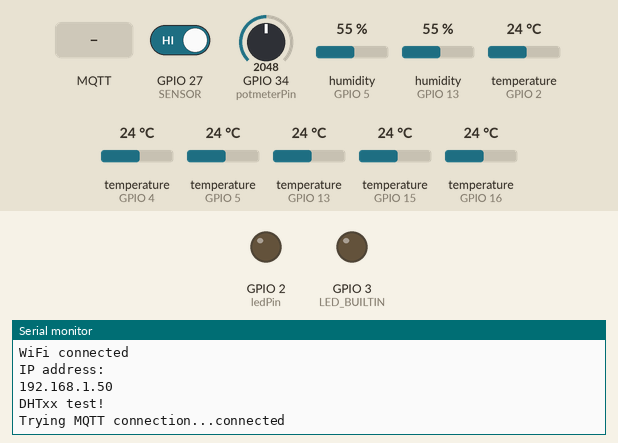
A program run on a simulated ESP32. Parts: output pins drawn as LEDs (lit = HIGH), the last lines printed to the serial monitor. The test bench sets the inputs (shaded band); at power-on: temperature (sensors on GPIO 2, GPIO 4, GPIO 5, GPIO 13, GPIO 15, GPIO 16) 24 °C, GPIO 27 (SENSOR) HIGH, GPIO 34 (potmeterPin) = 2048, humidity (sensors on GPIO 5, GPIO 13) 55 %. WiFi joins after 1.5 s; servers stay silent unless stated; no MQTT or app messages arrive unless stated; pins used as bus, display or sensor lines are not drawn.

Above: at 13.3 s.
13.4 s: temperature (sensor on GPIO 2) set to 3 °C
At 16.6 s:
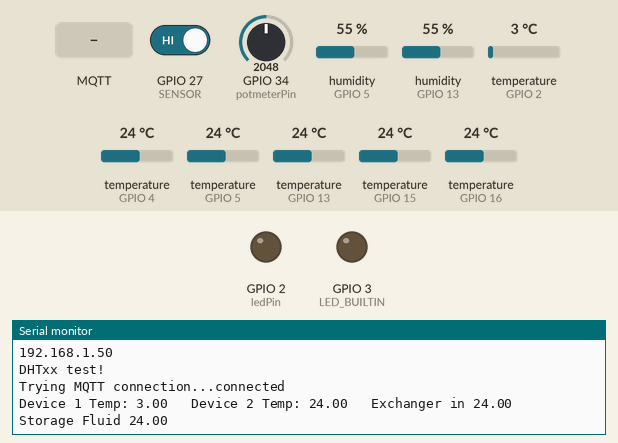
20.8 s: MQTT message "client2" arrives on the first subscribed topic
At 28.0 s:
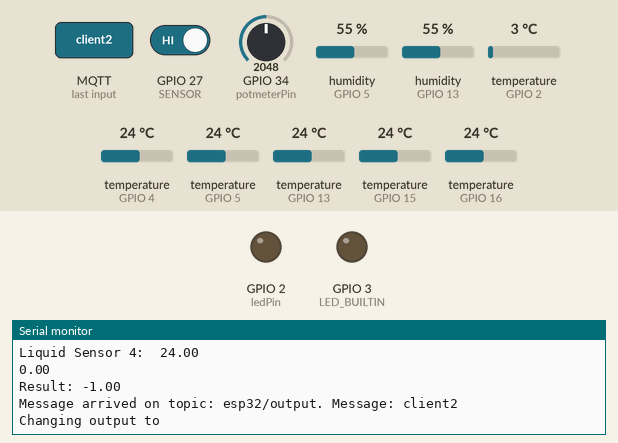
29.0 s: MQTT message "esp32/output" arrives on the first subscribed topic
At 35.8 s:
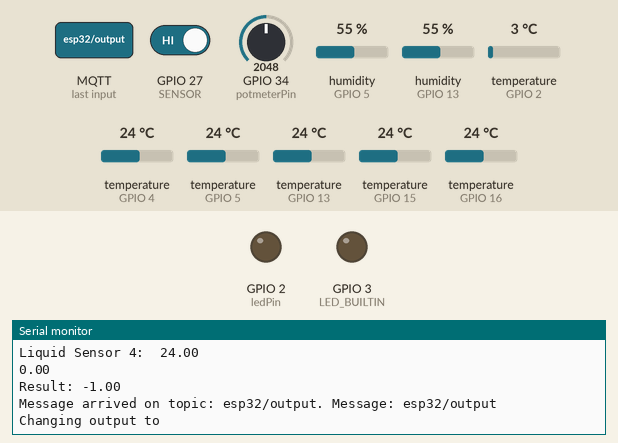
36.6 s: MQTT message "true" arrives on the first subscribed topic
At 43.6 s:
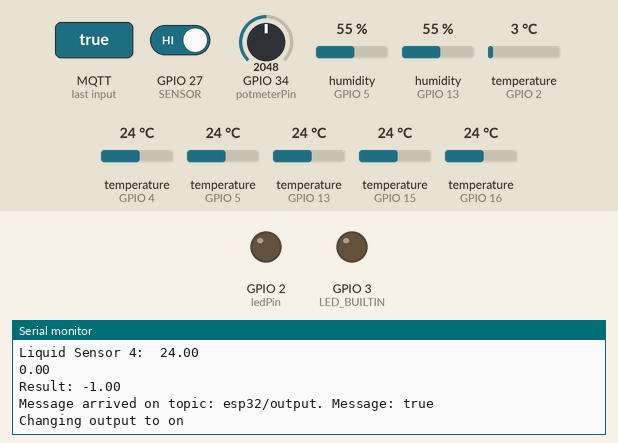
Timing chart, 0 to 45.1 s (numbered marks = the images above; inputs shaded):
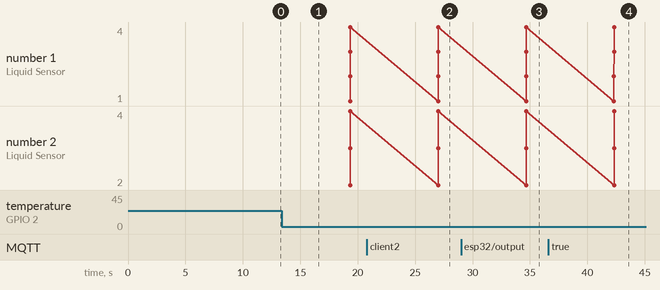

Measured:
- after the input at 13.4 s, the serial monitor: prints a new line after 1.9 s (image 1)
- after the input at 20.8 s, the serial monitor: prints a new line after 6.7 s (image 2)
- after the input at 29.0 s, the serial monitor: prints a new line after 6.2 s (image 3)
- after the input at 36.6 s, the serial monitor: prints a new line after 6.2 s (image 4)

The program:

main.cpp
```cpp
#include <Arduino.h>
#include <dht_11.h>
#include <flow.h>
#include <ds18b20.h>
#include <Wire.h>
#include <WiFi.h> //included in ESP32 boards package
#include <PubSubClient.h> //Install with Arduino Library manager or download at https://github.com/knolleary/pubsubclient
#include "Credentials.h"
#include "AnalogReader.h"


WiFiClient espClient;
PubSubClient client(espClient);// To connect more ESP32's change "client" to for instance "client2" here and in the rest of the code
long lastMsg = 0;
char msg[50];
int value = 0;
float temperature = 0;
const int ledPin = 2;//connect LED to GPIO pin 2
const int potmeterPin = 34;  //Connect Potentiometer to GPIO34

void setup_wifi();
void callback(char* topic, byte* message, unsigned int length);

// Create an instance of the AnalogReader class
AnalogReader analogReader(34);

void setup()
{
  Serial.begin(115200);
  setup_wifi();
  client.setServer(MQTT_SERVER, 1883);
  client.setCallback(callback);
  pinMode(ledPin, OUTPUT);//set ledPin to output
  //Potentiometer GPIO34: no Pinmode for Analog-inputs: The analogRead() function takes care of that :-)

  setupDHT();
  delay(5500);
  setupDS();
  flowSetup();
}

void setup_wifi() {  // Connect to WiFi network
  delay(100);
  Serial.println();
  Serial.print("Connecting to Wifi");
  //Serial.println(SSID); //uncomment if you want to see your SSID in serial monitor
  WiFi.begin(SSID, WIFI_PASSWORD);
  while (WiFi.status() != WL_CONNECTED) {
    delay(500);
    Serial.print(".");
  }
  Serial.println("");
  Serial.println("WiFi connected");
  Serial.println("IP address: ");
  Serial.println(WiFi.localIP());
}

void callback(char* topic, byte* message, unsigned int length) {
  Serial.print("Message arrived on topic: ");
  Serial.print(topic);
  Serial.print(". Message: ");
  String messageTemp;

  for (int i = 0; i < length; i++) {
    Serial.print((char)message[i]);
    messageTemp += (char)message[i];
  }
  Serial.println();

  if (String(topic) == "esp32/output") {//Check if the MQTT message matches the subscription, if add more ESP32 change topic esp32 to for instance esp33
    Serial.print("Changing output to ");
    if(messageTemp == "true"){//if the message is "true", switch on
      Serial.println("on");
      digitalWrite(ledPin, HIGH);
    }
    else if(messageTemp == "false"){//if the message is "false", switch off
      Serial.println("off");
      digitalWrite(ledPin, LOW);
    }
  }  // You can add more "if" statements behind this to control more GPIOs with MQTT
}

void reconnect() {
  while (!client.connected()) {   // Loop until connected to the MQTT server
    Serial.print("Trying MQTT connection...");
    if (client.connect("ESP8266Client")) {     // Try to connect
      Serial.println("connected");
      client.subscribe("esp32/output");      // Subscribe to topic, if add more ESP32 change topic esp32 to for instance esp33
    } else {
      Serial.print("failed, rc=");
      Serial.print(client.state());
      Serial.println(" try again in 5 seconds");
      delay(5000);      // Wait 5 seconds before retrying
    }
  }
}

void loop() {
  if (!client.connected()) {
    reconnect();
  }
  client.loop();

  long now = millis();
  if (now - lastMsg > 2000) { // message refresh rate in milliseconds
    lastMsg = now;
    // int analogValue = analogRead(potmeterPin);//read analog GPIO 34 - the potentiometer
    // temperature = (analogValue/40);//12 bit: 0-4096 make it "more-or-less" 0-100

    // Read temperatures from DS18B20 sensors
    float* lTemperatures = readDS();

    // Create strings to hold the temperature values
    char liquidTempString[4][8];
    for (int i = 0; i < 4; i++) {
        dtostrf(lTemperatures[i], 6, 2, liquidTempString[i]);
    }


    // Assuming you have a function that reads all DHT sensor values like readAllDHTSensors()
// and stores the results in a struct (SensorReadings).

SensorReadings sensorData = readAllDHTSensors(); // Read temperature and humidity from both sensors

// Publish D-Chamber (DHT1) temperature and humidity data
char temp1String[8], hum1String[8];
dtostrf(sensorData.temp1, 1, 2, temp1String); // Convert temp1 to string
dtostrf(sensorData.humidity1, 1, 2, hum1String); // Convert humidity1 to string
delay(2000);  // Delay between readings

Serial.print("D-Chamber Temperature: ");
Serial.println(temp1String);
Serial.print("D-Chamber Humidity: ");
Serial.println(hum1String);

// Publish temperature and humidity for D-Chamber
client.publish("esp32/d-chamber/temperature", temp1String);
client.publish("esp32/d-chamber/humidity", hum1String);

// Publish Ambient Air (DHT2) temperature and humidity data
char temp2String[8], hum2String[8];
dtostrf(sensorData.temp2, 1, 2, temp2String); // Convert temp2 to string
dtostrf(sensorData.humidity2, 1, 2, hum2String); // Convert humidity2 to string

Serial.print("Ambient Air Temperature: ");
Serial.println(temp2String);
Serial.print("Ambient Air Humidity: ");
Serial.println(hum2String);

// Publish temperature and humidity for Ambient Air
client.publish("esp32/ambient-air/temperature", temp2String);
client.publish("esp32/ambient-air/humidity", hum2String);
// Assuming you have liquid temperature readings in the array liquidTempString[]
Serial.print("Liquid Sensor 1: ");
Serial.println(lTemperatures[0]);
Serial.print("Liquid Sensor 2: ");
Serial.println(lTemperatures[1]);
Serial.print("Liquid Sensor 3: ");
Serial.println(lTemperatures[1]);
Serial.print("Liquid Sensor 4: ");
Serial.println(lTemperatures[1]);

// Assuming you have liquid temperature readings in the array liquidTempString[]
Serial.print("Liquid Sensor 1: ");
Serial.println(liquidTempString[0]);
Serial.print("Liquid Sensor 2: ");
Serial.println(liquidTempString[1]);
Serial.print("Liquid Sensor 3: ");
Serial.println(liquidTempString[2]);
Serial.print("Liquid Sensor 4: ");
Serial.println(liquidTempString[3]);

// Publish liquid temperature sensor values
client.publish("esp32/solar-collector-in", liquidTempString[0]);
client.publish("esp32/solar-collector-out", liquidTempString[1]);
client.publish("esp32/exchanger-in", liquidTempString[2]);
client.publish("esp32/storage-fluid", liquidTempString[3]);

float flowRate = readFlow();
char flowString[8];
dtostrf(flowRate, 1, 2, flowString);
client.publish("esp32/flow-rate", flowString);
Serial.print(flowRate);
Serial.print("\n");

float heater = analogReader.readValue();
char heaterString[8];
dtostrf(heater, 1, 2, heaterString);
client.publish("esp32/heater", heaterString);

  // Print the result to the Serial Monitor
Serial.print("Result: ");
Serial.println(heater);


// Delay for 100 ms to allow clear reads and transmissions
delay(500);

  }
}
```

AnalogReader.cpp
```cpp
#include "AnalogReader.h"
#include <Arduino.h>

AnalogReader::AnalogReader(int pin) : _pin(pin) {
    pinMode(_pin, INPUT); // Set the pin as input
}

int AnalogReader::readValue() {
    int analogValue = analogRead(_pin); // Read the analog value

    // Check thresholds and return appropriate values
    if (analogValue >= 0 && analogValue <= 1500) {
        return 0; // Return 0 for values between 0 and 1500
    } else if (analogValue > 3000) {
        return 1; // Return 1 for values greater than 3000
    }

    return -1; // Optional: Return -1 for values between 1501 and 3000 (if needed)
}
```

AnalogReader.h
```cpp
#ifndef ANALOGREADER_H
#define ANALOGREADER_H

class AnalogReader {
public:
    AnalogReader(int pin); // Constructor
    int readValue(); // Method to read and process the analog value

private:
    int _pin; // Pin number for analog reading
};

#endif // ANALOGREADER_H
```

Credentials.h
```cpp
#ifndef CREDENTIALS_H
#define CREDENTIALS_H

// Replace the next variables with your SSID/Password combination
#define SSID "SLT-4G-DD93"//Add here your Wifi SSID name
#define WIFI_PASSWORD "H1ML0AQJ755" //Add here your Wifi password
#define MQTT_SERVER "192.168.1.101"// your MQTT broker IPv4 adress - THIS IS DIFFERENT FOR YOU, pls check yours with "ipconfig"  in cmd line

#endif /* CREDENTIALS_H */
```

dht_11.cpp
```cpp
#include "dht_11.h"
#include "dht_11.h"

// Initialize DHT sensors
DHT dht(DHTPIN, DHTTYPE);
DHT dht2(DHTPIN2, DHTTYPE);

void setupDHT() {
  Serial.println(F("DHTxx test!"));
  dht.begin();
  dht2.begin();
  delay(5000);  // Increase delay after setup
}


SensorReadings readAllDHTSensors() {
  SensorReadings data;

  // Read data from Sensor 2
  data.humidity2 = dht2.readHumidity();
  data.temp2 = dht2.readTemperature();

  // Wait a little before reading from the other sensor
  delay(2000);  // Adding a delay between consecutive readings

  // Read data from Sensor 1
  data.humidity1 = dht.readHumidity();
  data.temp1 = dht.readTemperature();

  // Check if any reads failed for Sensor 1
  if (isnan(data.humidity1) || isnan(data.temp1)) {
    Serial.println(F("Failed to read from Sensor 1"));
    data.humidity1 = 0.0;
    data.temp1 = 0.0;
  }

  // Check if any reads failed for Sensor 2
  if (isnan(data.humidity2) || isnan(data.temp2)) {
    Serial.println(F("Failed to read from Sensor 2"));
    data.humidity2 = 0.0;
    data.temp2 = 0.0;
  }

  return data;  // Return the data struct with all values
}
```

dht_11.h
```cpp
#ifndef DHT_11_H
#define DHT_11_H

// Example testing sketch for various DHT humidity/temperature sensors written by ladyada
// REQUIRES the following Arduino libraries:
// - DHT Sensor Library: https://github.com/adafruit/DHT-sensor-library
// - Adafruit Unified Sensor Lib: https://github.com/adafruit/Adafruit_Sensor

#include <DHT.h>

#define DHTPIN 5
#define DHTPIN2 13
// Feather HUZZAH ESP8266 note: use pins 3, 4, 5, 12, 13 or 14 --
// Pin 15 can work but DHT must be disconnected during program upload.

// Uncomment whatever type you're using!
// #define DHTTYPE DHT11   // DHT 11
#define DHTTYPE DHT22   // DHT 22  (AM2302), AM2321
//#define DHTTYPE DHT21   // DHT 21 (AM2301)

// Connect pin 1 (on the left) of the sensor to +5V
// NOTE: If using a board with 3.3V logic like an Arduino Due connect pin 1
// to 3.3V instead of 5V!
// Connect pin 2 of the sensor to whatever your DHTPIN is
// Connect pin 4 (on the right) of the sensor to GROUND
// Connect a 10K resistor from pin 2 (data) to pin 1 (power) of the sensor

struct SensorReadings {
  float temp1;
  float temp2;
  float humidity1;
  float humidity2;
};

void setupDHT();
SensorReadings readAllDHTSensors();  // Function to read both sensors

#endif /* DHT_11_H */
```

ds18b20.cpp
```cpp
#include <ds18b20.h>

// Define and initialize the variables
OneWire oneWire(ONE_WIRE_BUS);
OneWire oneWire1(ONE_WIRE_BUS1);
OneWire oneWire2(ONE_WIRE_BUS2);
OneWire oneWire3(ONE_WIRE_BUS3);
DallasTemperature sensors(&oneWire);
DallasTemperature sensors1(&oneWire1);
DallasTemperature sensors2(&oneWire2);
DallasTemperature storageFluid(&oneWire3);

void setupDS(){
    sensors.begin();
    sensors1.begin();
    sensors2.begin();
    storageFluid.begin();
}

float* readDS() {
    sensors.begin();
    sensors1.begin();
    sensors2.begin();
    storageFluid.begin();

    static float temperatures[4]; // Array to hold the temperature values

    // Call sensors.requestTemperatures() to issue a global temperature
    // request to all devices on the bus
    sensors.requestTemperatures(); // Send the command to get temperatures
    sensors1.requestTemperatures();
    sensors2.requestTemperatures();
    storageFluid.requestTemperatures();

    // Get the temperature readings
    temperatures[0] = sensors.getTempCByIndex(0);
    temperatures[1] = sensors1.getTempCByIndex(0);
    temperatures[2] = sensors2.getTempCByIndex(0);
    temperatures[3] = storageFluid.getTempCByIndex(0);


    // Check if reading was successful
    if (temperatures[0] == DEVICE_DISCONNECTED_C) {
        Serial.println("Error: Could not read temperature data\n");
    } else {
        Serial.print("Device 1 Temp: ");
        Serial.print(temperatures[0]);
        Serial.print("\t Device 2 Temp: ");
        Serial.print(temperatures[1]);
        Serial.print("\t Exchanger in ");
        Serial.print(temperatures[2]);
        Serial.print("\t Storage Fluid ");
        Serial.print(temperatures[3]);
        Serial.print("\n");
    }

    return temperatures;
}
```

ds18b20.h
```cpp
#ifndef DS18B20_H
#define DS18B20_H

#include <OneWire.h>
#include <DallasTemperature.h>

// Data wire is plugged into port 2 on the Arduino
#define ONE_WIRE_BUS 2
#define ONE_WIRE_BUS1 15
#define ONE_WIRE_BUS2 16
#define ONE_WIRE_BUS3 4

// Setup a oneWire instance to communicate with any OneWire devices (not just Maxim/Dallas temperature ICs)
extern OneWire oneWire;
extern OneWire oneWire1;
extern OneWire oneWire2;
extern OneWire oneWire3;
extern DallasTemperature sensors;
extern DallasTemperature sensors1;
extern DallasTemperature sensors2;
extern DallasTemperature storageFluid;

void setupDS();
float* readDS();

#endif
```

flow.cpp
```cpp
#include <flow.h>

long currentMillis = 0;
long previousMillis = 0;
int interval = 1000;
boolean ledState = LOW;
float calibrationFactor = 23;
volatile byte pulseCount;
byte pulse1Sec = 0;
float flowRate;
unsigned int flowMilliLitres;
unsigned long totalMilliLitres;

void IRAM_ATTR pulseCounter()
{
  pulseCount++;
}

void flowSetup()
{
    pinMode(LED_BUILTIN, OUTPUT);
    pinMode(SENSOR, INPUT_PULLUP);

    pulseCount = 0;
    flowRate = 0.0;
    flowMilliLitres = 0;
    totalMilliLitres = 0;
    previousMillis = 0;

    attachInterrupt(digitalPinToInterrupt(SENSOR), pulseCounter, FALLING);
}

float readFlow()
{
  float flowRate = 0.0;

  currentMillis = millis();
  if (currentMillis - previousMillis > interval) {

    pulse1Sec = pulseCount;
    pulseCount = 0;

    // Because this loop may not complete in exactly 1 second intervals we calculate
    // the number of milliseconds that have passed since the last execution and use
    // that to scale the output. We also apply the calibrationFactor to scale the output
    // based on the number of pulses per second per units of measure (litres/minute in
    // this case) coming from the sensor.
    flowRate = ((1000.0 / (millis() - previousMillis)) * pulse1Sec) / calibrationFactor;
    previousMillis = millis();

    // Divide the flow rate in litres/minute by 60 to determine how many litres have
    // passed through the sensor in this 1 second interval, then multiply by 1000 to
    // convert to millilitres.
    flowMilliLitres = (flowRate / 60) * 1000;

    // Add the millilitres passed in this second to the cumulative total
    totalMilliLitres += flowMilliLitres;
  }
  return flowRate;
}
```

flow.h
```cpp
#ifndef FLOW_H
#define FLOW_H

#define LED_BUILTIN 3
#define SENSOR  27

#include <Arduino.h>

void IRAM_ATTR pulseCounter();
void flowSetup();
float readFlow();

#endif 
```
